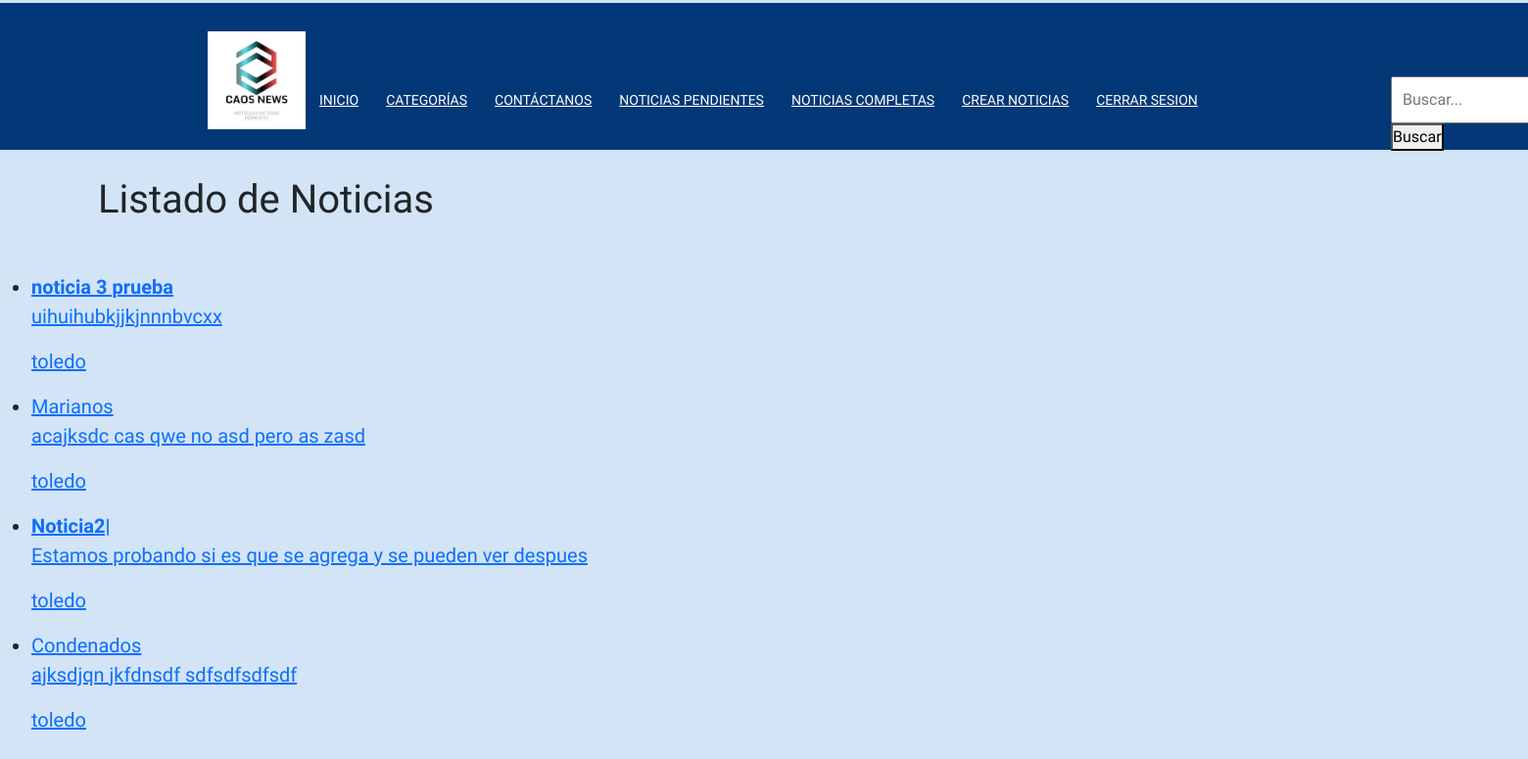
Before: /usuarios/tasks_completed/ (signed in) with the older database file.
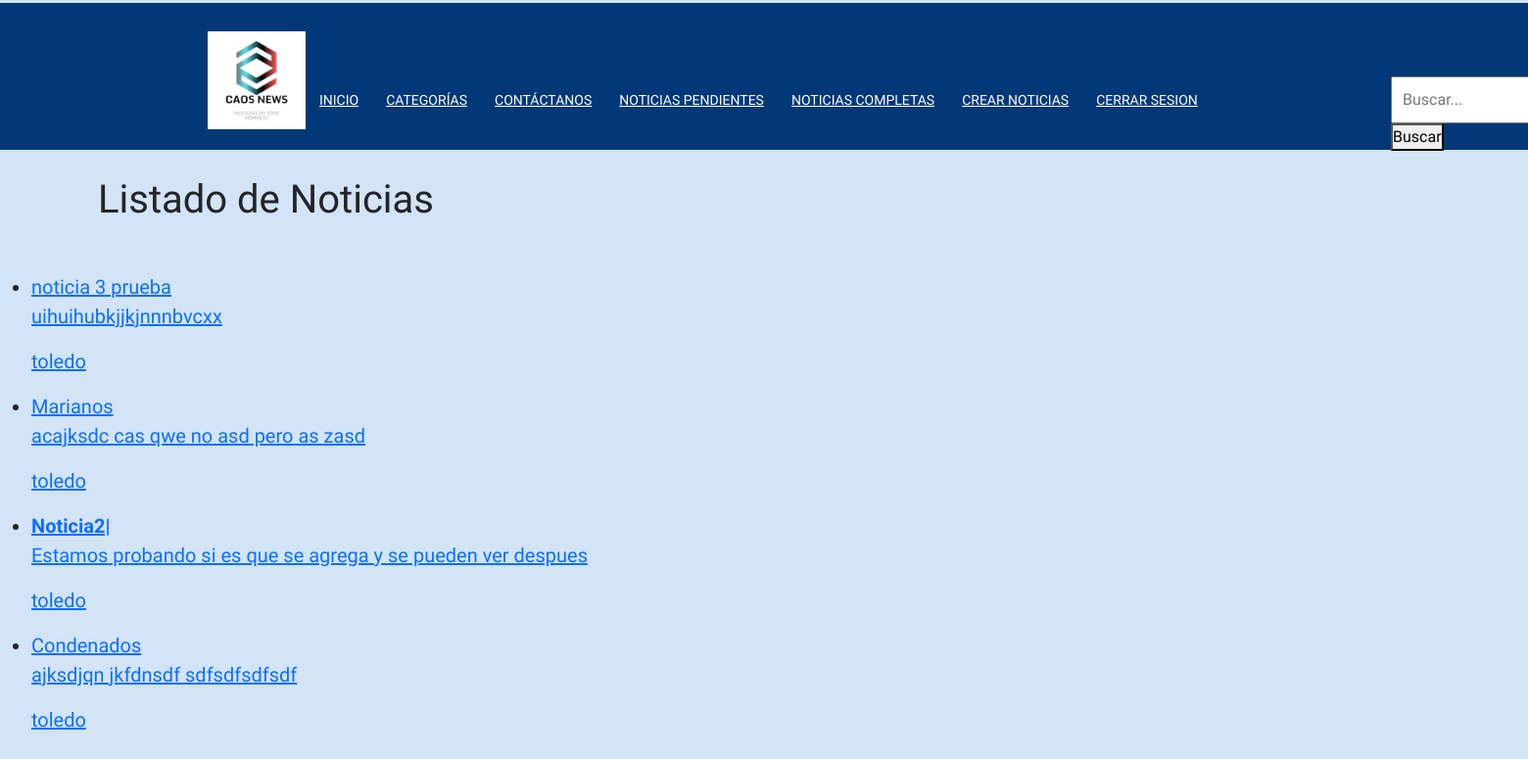
After: the same page with the newer database file.
### usuarios/models.py (models this page shows, shortened)
class Task(models.Model):
    title = models.CharField(max_length=100, verbose_name=_("Título"))
    description = models.TextField(blank=True, verbose_name=_("Descripción"))
    imagen = models.ImageField(upload_to='img/', null=True, blank=True, verbose_name=_("Imagen"))
    created = models.DateTimeField(auto_now_add=True, verbose_name=_("Creado"))
    datecompleted = models.DateTimeField(null=True, blank=True, verbose_name=_("Fecha completado"))
    important = models.BooleanField(default=False, verbose_name=_("Importante"))
    user = models.ForeignKey(User, on_delete=models.CASCADE)
    class Meta:
        verbose_name = _("Tarea")
        verbose_name_plural = _("Tareas")

### usuarios/views.py (the view)
# urls.py: path('tasks_completed/', views.tasks_completed, name="tasks_completed"),
@login_required
def tasks_completed(request):
    tasks = Task.objects.filter(user = request.user, datecompleted__isnull=False).order_by('-datecompleted')
    return render(request, 'usuarios/tasks.html', {'tasks': tasks})

### usuarios/templates/usuarios/tasks.html
{% extends 'usuarios/base.html' %}
{% load static %}
{% block content %}
<link rel="stylesheet" href="{% static 'css/crud.css' %}">
<h1 style="margin-left: 100px;margin-top: 170px;">Listado de Noticias </h1>
<ul class="task-list"style="margin-left: auto;margin-top: 50px; font-size: 20px">
    {% for task in tasks %}
        <li class="task-item">
            <a href="{% url 'task_detail' task.id %}">
                {% if task.important %}
                <strong>{{task.title}}</strong>
                {% else %}
                {{task.title}}
                {% endif %}
                <p class="task-description">{{task.description}}</p>
                <p class="task-user">{{task.user.username}}</p>
            </a>
        </li>
    {% endfor %}
</ul>
{% endblock %}

Changed rows visible on the page:
changed Task "noticia 3 prueba": important True → False (drawn)
